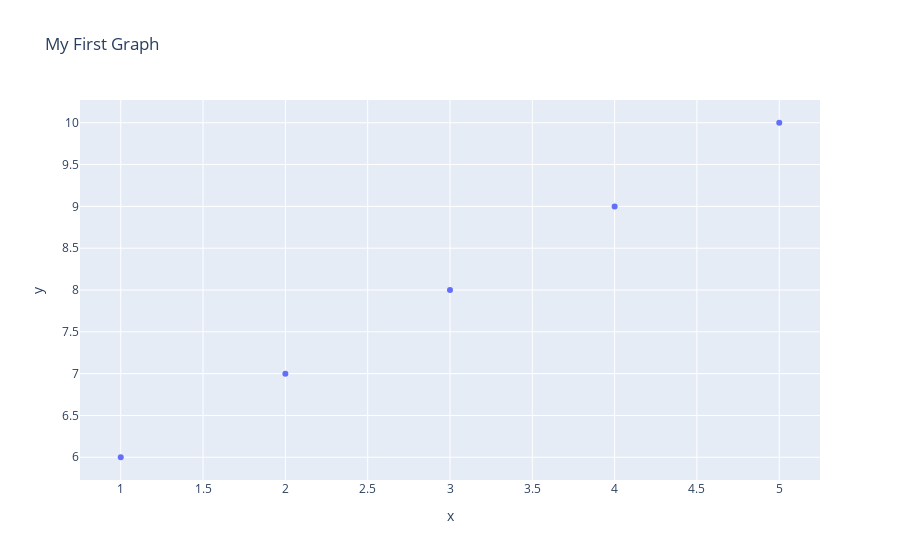

The notebook cell saved with this chart:
### Code cell
px.scatter(x=[1,2,3,4,5], y=[6,7,8,9,10], title='My First Graph')

### Figure 1 — Plotly figure (JSON) as saved in the notebook; plotly's stock layout.template omitted (floating-point values rounded to 4 significant figures)
{"data": [{"hovertemplate": "x=%{x}<br>y=%{y}<extra></extra>", "legendgroup": "", "marker": {"color": "#636efa", "symbol": "circle"}, "mode": "markers", "name": "", "orientation": "v", "showlegend": false, "type": "scatter", "x": [1, 2, 3, 4, 5], "xaxis": "x", "y": [6, 7, 8, 9, 10], "yaxis": "y"}], "layout": {"legend": {"tracegroupgap": 0}, "title": {"text": "My First Graph"}, "xaxis": {"anchor": "y", "domain": [0, 1], "title": {"text": "x"}}, "yaxis": {"anchor": "x", "domain": [0, 1], "title": {"text": "y"}}}}
